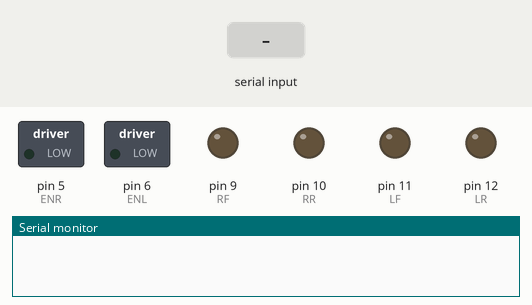
The sketch below on a simulated Arduino Uno, built with avr-gcc and run on an emulated ATmega328P. Shown: switched loads named in the sketch (green lamp = pin HIGH), output pins drawn as LEDs (lit = HIGH), the last lines printed to the serial monitor. The test bench sets the inputs (shaded band).

Above: at 1.2 s.
1.3 s: "F" received over Serial
At 2.2 s:
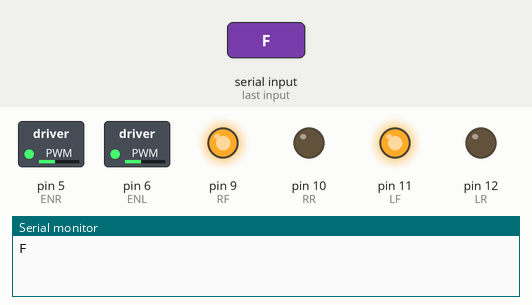
2.9 s: "B" received over Serial
At 3.4 s:
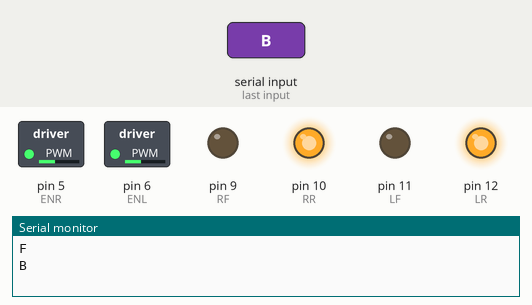
4.4 s: "L" received over Serial
At 5.6 s:
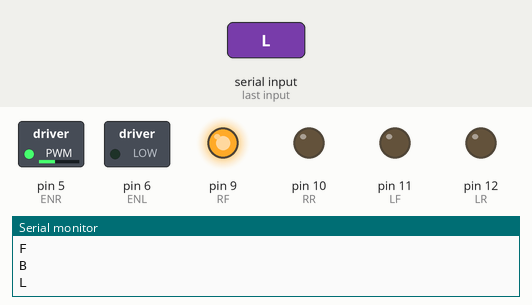
5.9 s: "R" received over Serial
At 6.9 s:
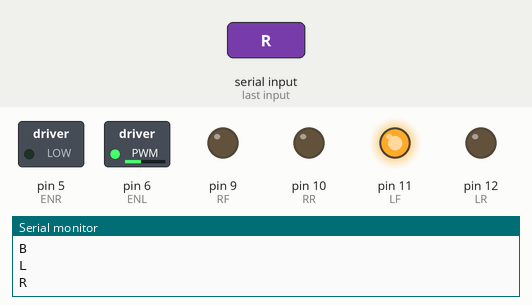
Timing chart, 0 to 8.4 s (numbered marks = the images above; inputs shaded):
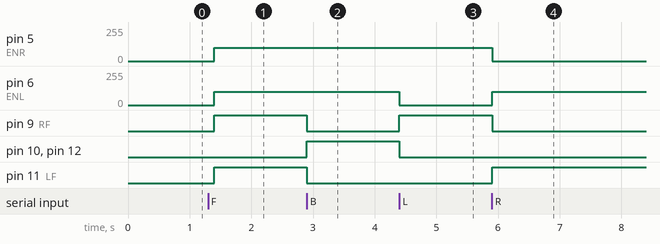

Measured:
- after the input at 1.3 s, pin 5 (ENR), pin 6 (ENL): 0/255 → 100/255 after 0.10 s; pin 9 (RF), pin 11 (LF): LOW → HIGH after 0.10 s
- after the input at 2.9 s, pin 9 (RF), pin 11 (LF): HIGH → LOW at once; pin 10 (RR), pin 12 (LR): LOW → HIGH at once
- after the input at 4.4 s, pin 6 (ENL): 100/255 → 0/255 at once; pin 9 (RF): LOW → HIGH at once; pin 10 (RR), pin 12 (LR): HIGH → LOW at once
- after the input at 5.9 s, pin 5 (ENR): 100/255 → 0/255 at once; pin 6 (ENL): 0/255 → 100/255 at once; pin 9 (RF): HIGH → LOW at once; pin 11 (LF): LOW → HIGH at once

The sketch:

Bluetooth_control.ino
```cpp
char t;

int RF=9; //right forward
int RR=10; //right reverse
int LF=11; //left forward
int LR=12; //left reverse
int ENR=5; //Enable of right motor
int ENL=6; //Enable of left motor
void setup() {
pinMode(RF,OUTPUT);   //left motors forward
pinMode(RR,OUTPUT);   //left motors reverse
pinMode(LF,OUTPUT);   //right motors forward
pinMode(LR,OUTPUT);   //right motors reverse
pinMode(ENR,OUTPUT);
pinMode(ENL,OUTPUT);

Serial.begin(9600);

}

void loop() {
if(Serial.available()){
  t = Serial.read();
  Serial.println(t);
}

if(t == 'F'){            //move forward
  digitalWrite(RF,HIGH);
  digitalWrite(LF,HIGH);
  digitalWrite(RR,LOW);
  digitalWrite(LR,LOW);
  analogWrite(ENR,100);
  analogWrite(ENL,100);
}

else if(t == 'B'){      //move reverse
  digitalWrite(RF,LOW);
  digitalWrite(LF,LOW);
  digitalWrite(RR,HIGH);
  digitalWrite(LR,HIGH);
  analogWrite(ENR,100);
  analogWrite(ENL,100);
}

else if(t == 'L'){      //right  motor rotate in forward direction
  digitalWrite(RF,HIGH);
  digitalWrite(LF,LOW);
  digitalWrite(RR,LOW);
  digitalWrite(LR,LOW);
  analogWrite(ENR,100);
  analogWrite(ENL,0);
}

else if(t == 'R'){      //left motor rotate in forward direction
  digitalWrite(RF,LOW);
  digitalWrite(LF,HIGH);
  digitalWrite(RR,LOW);
  digitalWrite(LR,LOW);
  analogWrite(ENR,0);
  analogWrite(ENL,100);
}

else if(t == 'S'){      //STOP all motors
  digitalWrite(RF,LOW);
  digitalWrite(LF,LOW);
  digitalWrite(RR,LOW);
  digitalWrite(LR,LOW);
  analogWrite(ENR,0);
  analogWrite(ENL,0);
}
delay(100);
}
```
